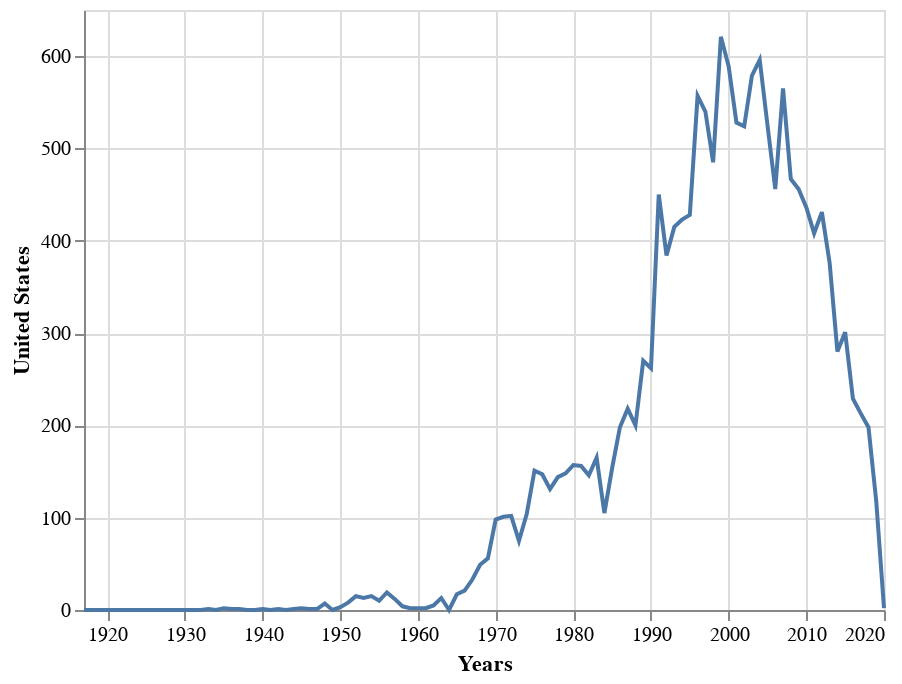

The cell this chart's notebook holds for it:
### Code cell
linecorg = alt.Chart(corgs).mark_line().encode(
    alt.X('Years:T'),
    alt.Y('United States:Q')
)
linecorg
